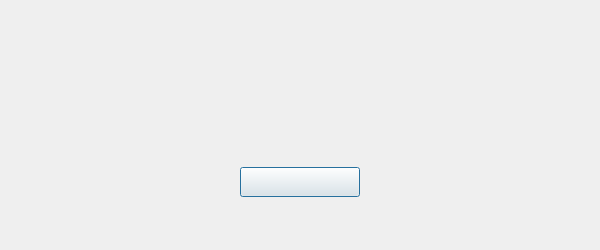
<?xml version="1.0" encoding="UTF-8"?>
<ui version="4.0">
 <class>QWaitDlg</class>
 <widget class="QDialog" name="QWaitDlg">
  <property name="geometry">
   <rect>
    <x>0</x>
    <y>0</y>
    <width>600</width>
    <height>250</height>
   </rect>
  </property>
  <property name="minimumSize">
   <size>
    <width>560</width>
    <height>240</height>
   </size>
  </property>
  <property name="windowTitle">
   <string>WaitDlg</string>
  </property>
  <layout class="QVBoxLayout" name="verticalLayout">
   <property name="leftMargin">
    <number>5</number>
   </property>
   <property name="topMargin">
    <number>5</number>
   </property>
   <property name="rightMargin">
    <number>5</number>
   </property>
   <property name="bottomMargin">
    <number>5</number>
   </property>
   <item>
    <widget class="QWidget" name="waitDlg_mainWidget" native="true">
     <layout class="QVBoxLayout" name="verticalLayout_2">
      <property name="spacing">
       <number>6</number>
      </property>
      <property name="leftMargin">
       <number>0</number>
      </property>
      <property name="topMargin">
       <number>20</number>
      </property>
      <property name="rightMargin">
       <number>0</number>
      </property>
      <property name="bottomMargin">
       <number>0</number>
      </property>
      <item>
       <spacer name="verticalSpacer">
        <property name="orientation">
         <enum>Qt::Vertical</enum>
        </property>
        <property name="sizeType">
         <enum>QSizePolicy::Fixed</enum>
        </property>
        <property name="sizeHint" stdset="0">
         <size>
          <width>20</width>
          <height>50</height>
         </size>
        </property>
       </spacer>
      </item>
      <item>
       <layout class="QHBoxLayout" name="horizontalLayout">
        <property name="spacing">
         <number>2</number>
        </property>
        <item>
         <widget class="QLabel" name="waitDlg_gifLabel">
          <property name="minimumSize">
           <size>
            <width>200</width>
            <height>40</height>
           </size>
          </property>
          <property name="maximumSize">
           <size>
            <width>200</width>
            <height>40</height>
           </size>
          </property>
          <property name="text">
           <string/>
          </property>
          <property name="alignment">
           <set>Qt::AlignCenter</set>
          </property>
         </widget>
        </item>
       </layout>
      </item>
      <item>
       <layout class="QHBoxLayout" name="horizontalLayout_2">
        <item>
         <widget class="QLabel" name="waitDlg_txtLabel">
          <property name="minimumSize">
           <size>
            <width>200</width>
            <height>30</height>
           </size>
          </property>
          <property name="maximumSize">
           <size>
            <width>16777215</width>
            <height>30</height>
           </size>
          </property>
          <property name="text">
           <string/>
          </property>
          <property name="alignment">
           <set>Qt::AlignCenter</set>
          </property>
         </widget>
        </item>
       </layout>
      </item>
      <item>
       <spacer name="verticalSpacer_3">
        <property name="orientation">
         <enum>Qt::Vertical</enum>
        </property>
        <property name="sizeType">
         <enum>QSizePolicy::Fixed</enum>
        </property>
        <property name="sizeHint" stdset="0">
         <size>
          <width>20</width>
          <height>10</height>
         </size>
        </property>
       </spacer>
      </item>
      <item>
       <layout class="QHBoxLayout" name="horizontalLayout_3">
        <property name="spacing">
         <number>0</number>
        </property>
        <item>
         <widget class="QPushButton" name="waitDlg_okButton">
          <property name="minimumSize">
           <size>
            <width>120</width>
            <height>30</height>
           </size>
          </property>
          <property name="maximumSize">
           <size>
            <width>120</width>
            <height>30</height>
           </size>
          </property>
          <property name="text">
           <string/>
          </property>
          <property name="flat">
           <bool>false</bool>
          </property>
         </widget>
        </item>
       </layout>
      </item>
      <item>
       <spacer name="verticalSpacer_2">
        <property name="orientation">
         <enum>Qt::Vertical</enum>
        </property>
        <property name="sizeType">
         <enum>QSizePolicy::Expanding</enum>
        </property>
        <property name="sizeHint" stdset="0">
         <size>
          <width>20</width>
          <height>20</height>
         </size>
        </property>
       </spacer>
      </item>
     </layout>
    </widget>
   </item>
  </layout>
 </widget>
 <resources/>
 <connections/>
</ui>
